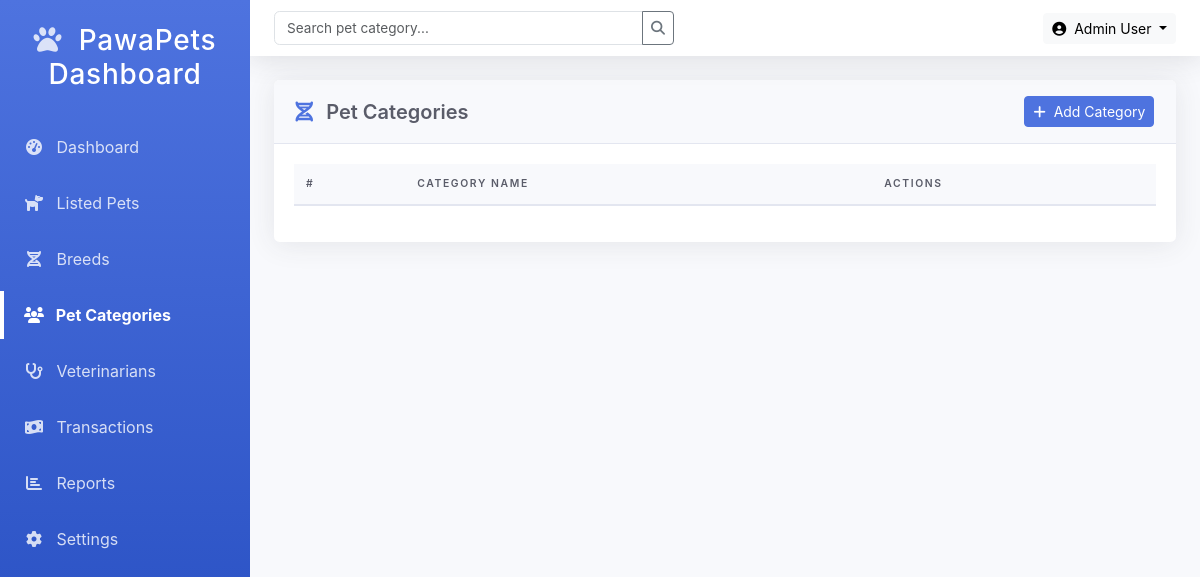
/Admin/listed-categories.php (signed in), run on an earlier commit of the app's database.
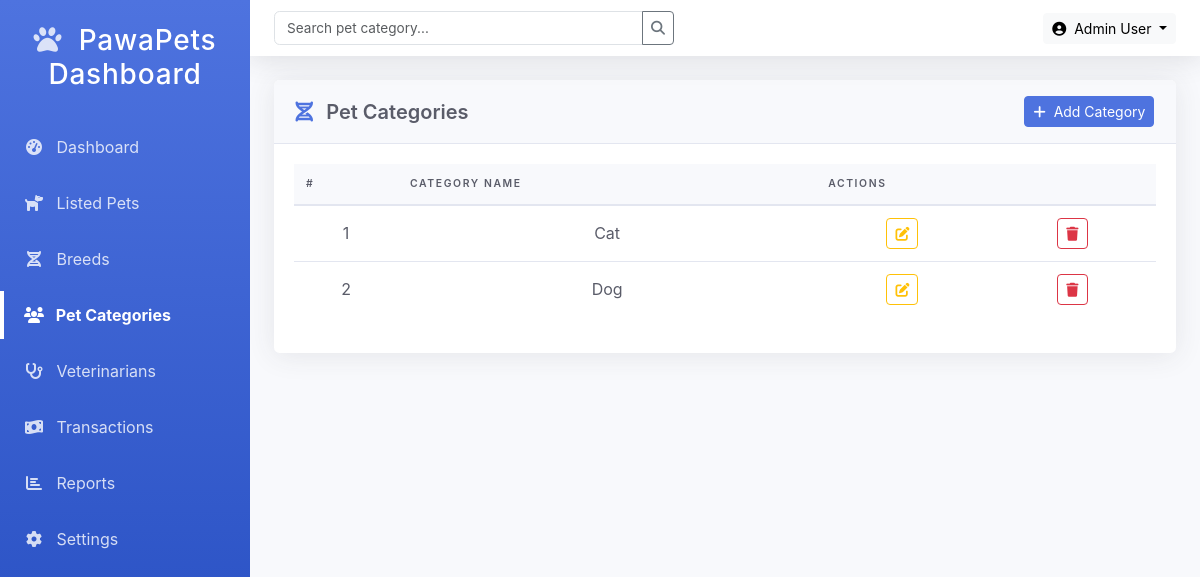
And on a later commit of the database.
### tables this page shows
CREATE TABLE `pet_category` (
  `category_id` int(11) NOT NULL,
  `category_title` varchar(100) NOT NULL,
  `created_at` timestamp NOT NULL DEFAULT current_timestamp() ON UPDATE current_timestamp()
);

### Admin/listed-categories.php (the view, shortened to what this page needs)
<?php
include("../Includes/conn.php");
$categories = $con->query("SELECT * FROM pet_category ORDER BY category_title ASC");
?>
<!DOCTYPE html>
<html lang="en">
<head>
    <link href="https://cdn.jsdelivr.net/npm/bootstrap@5.3.0/dist/css/bootstrap.min.css" rel="stylesheet">
    <link rel="stylesheet" href="https://cdnjs.cloudflare.com/ajax/libs/font-awesome/6.4.0/css/all.min.css">
</head>
<body>
    <div class="admin-container">
        <aside class="admin-sidebar">
            <div class="sidebar-brand">
                <h3><i class="fas fa-paw me-2"></i> PawaPets Dashboard</h3>
            </div>
            <ul class="sidebar-menu">
                <li><a href="dashboard.php"><i class="fas fa-tachometer-alt me-2"></i> Dashboard</a></li>
                <li><a href="listed-pets.php"><i class="fas fa-dog me-2"></i> Listed Pets</a></li>
                <li><a href="breeds.php"><i class="fas fa-dna me-2"></i> Breeds</a></li>
                <li class="active"><a href="listed-categories.php"><i class="fas fa-users me-2"></i> Pet Categories</a></li>
                <li><a href="vets.html"><i class="fas fa-stethoscope me-2"></i> Veterinarians</a></li>
                <li><a href="transactions.html"><i class="fas fa-money-bill-wave me-2"></i> Transactions</a></li>
                <li><a href="reports.html"><i class="fas fa-chart-bar me-2"></i> Reports</a></li>
                <li><a href="settings.html"><i class="fas fa-cog me-2"></i> Settings</a></li>
            </ul>
        </aside>
        <header class="admin-header">
            <div class="admin-search">
                <div class="input-group">
                    <input type="text" class="form-control form-control-sm" placeholder="Search pet category...">
                    <button class="btn btn-sm btn-outline-secondary" type="button">
                        <i class="fas fa-search"></i>
                    </button>
                </div>
            </div>
            <div class="admin-actions">
                <div class="dropdown">
                    <button class="btn btn-sm btn-light dropdown-toggle" data-bs-toggle="dropdown">
                        <i class="fas fa-user-circle me-1"></i> Admin User
                    </button>
                </div>
            </div>
        </header>
        <main class="admin-main">
            <div class="admin-card">
                <div class="card-header">
                    <h5 class="mb-0"><i class="fas fa-dna me-2"></i> Pet Categories</h5>
                    <div>
                        <button class="btn btn-sm btn-primary" data-bs-toggle="modal" data-bs-target="#addBreedModal">
                            <i class="fas fa-plus me-1"></i> Add Category
                        </button>
                    </div>
                </div>
                <div class="card-body">
                    <div class="table-responsive">
                        <table class="admin-table">
                            <thead>
                                <tr>
                                    <th>#</th>
                                    <th>Category Name</th>
                                    <th colspan="2">Actions</th>
                                </tr>
                            </thead>
                            <tbody>
                                <?php
                                $count = 0;
                                while($row = $categories->fetch_assoc()):
                                    $count++;
                                ?>
                                <tr class='text-center'>
                                    <td><?= $count ?></td>
                                    <td><?= htmlspecialchars($row['category_title']) ?></td>
                                    <td>
                                    <button class="btn btn-sm btn-outline-warning edit-category"
                                                data-id="<?= $row['category_id'] ?>"
                                                data-name="<?= htmlspecialchars($row['category_title']) ?>">
                                            <i class="fas fa-edit"></i>
                                        </button>
                                    </td>
                                    <td>
                                        <a href="?delete=<?= $row['category_id'] ?>"
                                           class="btn btn-sm btn-outline-danger"
                                           onclick="return confirm('Are you sure?')">
                                            <i class="fas fa-trash"></i>
                                        </a>
                                    </td>
                                </tr>
                                <?php endwhile; ?>
                            </tbody>
                        </table>
                    </div>
                </div>
            </div>
        </main>
    </div>
</body>
</html>

### Admin/listed-categories.php (style rules this page uses)
:root { --primary-color: #4e73df; --primary-hover: #2e59d9; --secondary-color: #858796; --success-color: #1cc88a; --info-color: #36b9cc; --warning-color: #f6c23e; --danger-color: #e74a3b; --light-color: #f8f9fc; --dark-color: #5a5c69; }
body { font-family: 'Nunito', -apple-system, BlinkMacSystemFont, 'Segoe UI', Roboto, 'Helvetica Neue', Arial, sans-serif; background-color: #f8f9fc; overflow-x: hidden; }
.admin-container { display: flex; min-height: 100vh; }
.admin-sidebar { width: 250px; background: linear-gradient(180deg, var(--primary-color) 0%, #224abe 100%); color: white; transition: all 0.3s; position: fixed; height: 100vh; z-index: 1000; }
.sidebar-brand { padding: 1.5rem 1rem; font-weight: 800; font-size: 1.2rem; text-align: center; letter-spacing: 0.05rem; z-index: 1; }
.sidebar-brand i { color: rgba(255, 255, 255, 0.8); }
.sidebar-menu { padding: 0; list-style: none; }
.sidebar-menu li { position: relative; margin-bottom: 0.5rem; }
.sidebar-menu li a { display: block; padding: 0.75rem 1.5rem; color: rgba(255, 255, 255, 0.8); text-decoration: none; transition: all 0.3s; }
.sidebar-menu li a i { width: 20px; text-align: center; }
.sidebar-menu li.active a { color: white; font-weight: 700; }
.sidebar-menu li.active::before { content: ""; position: absolute; left: 0; top: 0; height: 100%; width: 4px; background-color: white; }
.admin-header { height: 56px; background-color: white; box-shadow: 0 0.15rem 1.75rem 0 rgba(58, 59, 69, 0.15); padding: 0 1.5rem; display: flex; align-items: center; justify-content: space-between; position: fixed; top: 0; right: 0; left: 250px; z-index: 999; }
.admin-search { flex-grow: 1; max-width: 400px; }
.admin-main { flex: 1; padding: 1.5rem; margin-top: 56px; margin-left: 250px; min-height: calc(100vh - 56px); }
.admin-card { background-color: white; border-radius: 0.35rem; box-shadow: 0 0.15rem 1.75rem 0 rgba(58, 59, 69, 0.1); margin-bottom: 1.5rem; }
.card-header { padding: 1rem 1.35rem; background-color: #f8f9fc; border-bottom: 1px solid #e3e6f0; display: flex; align-items: center; justify-content: space-between; border-radius: 0.35rem 0.35rem 0 0 !important; }
.card-header h5 { margin: 0; font-weight: 600; color: var(--dark-color); }
.card-header h5 i { color: var(--primary-color); }
.card-body { padding: 1.25rem; }
.admin-table { width: 100%; margin-bottom: 1rem; color: var(--dark-color); }
.admin-table thead th { vertical-align: bottom; border-bottom: 2px solid #e3e6f0; padding: 0.75rem; background-color: #f8f9fc; font-weight: 600; text-transform: uppercase; font-size: 0.65rem; letter-spacing: 0.1rem; }
.admin-table tbody td { padding: 0.75rem; vertical-align: middle; border-top: 1px solid #e3e6f0; }
.btn-primary { background-color: var(--primary-color); border-color: var(--primary-color); }
.form-control, .form-select { border-radius: 0.35rem; padding: 0.375rem 0.75rem; font-size: 0.85rem; }

What changed in the data, as far as the page shows it:
added pet_category: category_title "Cat"
added pet_category: category_title "Dog"
